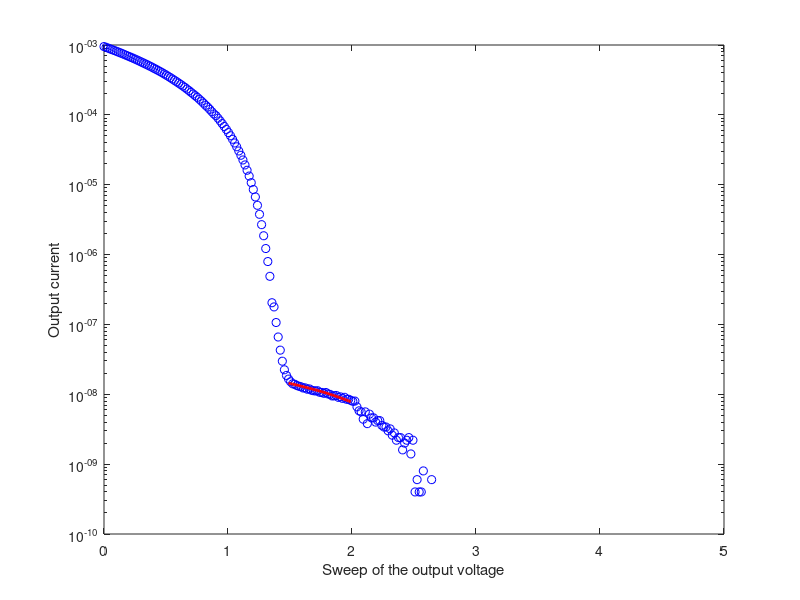

Here is the MATLAB script that generated this plot:
%experiment 2
%Fit a straight line to the steep part of the curve and determine the 
%differential-mode voltage gain of your circuit from the slope
%of the best-fit line. In your report, include a plot showing Vout versus Vdm 
%along with the best-fit line.

load exp2Vdm.csv
load exp2Vout.csv
load exp2Iout_SwV.csv
load exp2VoutSweep.csv

P1 = polyfit(exp2Vdm(150:155),exp2Vout(150:155),1);
yfit1 = P1(1)*exp2Vdm(150:155)+P1(2);

% plot(exp2Vdm, exp2Vout, 'bo');
% hold on
% plot(exp2Vdm(150:155),yfit1,'r');

% Fit a straight line to the shallow part of this output current–voltage
% characteristic, which should correspond to the range of output voltages over
% which the gain of the circuit is large, and determine the
% incremental output resistance of the circuit from the slope of the best-fit
% line. In your report,include a plot showing the output current-voltage 
% characteristic along with the best-fit line.

P2 = polyfit(exp2VoutSweep(90:120),-exp2Iout_SwV(90:120),1);
yfit2 = P2(1)*exp2VoutSweep(90:120)+P2(2);

semilogy(exp2VoutSweep, -exp2Iout_SwV, 'bo')
hold on
semilogy(exp2VoutSweep(90:120), yfit2, 'r', 'Linewidth', 2 )
xlabel('Sweep of the output voltage')
ylabel('Output current')